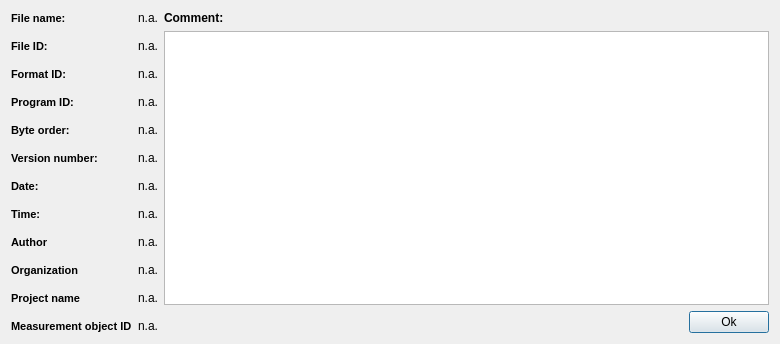
<?xml version="1.0" encoding="UTF-8"?>
<ui version="4.0">
 <class>MDFFileInfoDialog</class>
 <widget class="QDialog" name="MDFFileInfoDialog">
  <property name="geometry">
   <rect>
    <x>0</x>
    <y>0</y>
    <width>780</width>
    <height>330</height>
   </rect>
  </property>
  <property name="sizePolicy">
   <sizepolicy hsizetype="Preferred" vsizetype="Preferred">
    <horstretch>0</horstretch>
    <verstretch>0</verstretch>
   </sizepolicy>
  </property>
  <property name="windowTitle">
   <string>Dialog</string>
  </property>
  <layout class="QHBoxLayout" name="horizontalLayout_2">
   <item>
    <layout class="QFormLayout" name="formLayout">
     <property name="sizeConstraint">
      <enum>QLayout::SetDefaultConstraint</enum>
     </property>
     <property name="fieldGrowthPolicy">
      <enum>QFormLayout::AllNonFixedFieldsGrow</enum>
     </property>
     <property name="rowWrapPolicy">
      <enum>QFormLayout::DontWrapRows</enum>
     </property>
     <property name="formAlignment">
      <set>Qt::AlignLeading|Qt::AlignLeft|Qt::AlignVCenter</set>
     </property>
     <property name="horizontalSpacing">
      <number>6</number>
     </property>
     <property name="verticalSpacing">
      <number>14</number>
     </property>
     <item row="0" column="0">
      <widget class="QLabel" name="label">
       <property name="font">
        <font>
         <pointsize>8</pointsize>
         <weight>75</weight>
         <bold>true</bold>
        </font>
       </property>
       <property name="text">
        <string>File name:</string>
       </property>
      </widget>
     </item>
     <item row="0" column="1">
      <widget class="QLabel" name="label_14">
       <property name="text">
        <string>n.a.</string>
       </property>
      </widget>
     </item>
     <item row="1" column="0">
      <widget class="QLabel" name="label_2">
       <property name="font">
        <font>
         <pointsize>8</pointsize>
         <weight>75</weight>
         <bold>true</bold>
        </font>
       </property>
       <property name="text">
        <string>File ID:</string>
       </property>
      </widget>
     </item>
     <item row="1" column="1">
      <widget class="QLabel" name="label_15">
       <property name="text">
        <string>n.a.</string>
       </property>
      </widget>
     </item>
     <item row="2" column="0">
      <widget class="QLabel" name="label_3">
       <property name="font">
        <font>
         <pointsize>8</pointsize>
         <weight>75</weight>
         <bold>true</bold>
        </font>
       </property>
       <property name="text">
        <string>Format ID:</string>
       </property>
      </widget>
     </item>
     <item row="2" column="1">
      <widget class="QLabel" name="label_16">
       <property name="text">
        <string>n.a.</string>
       </property>
      </widget>
     </item>
     <item row="3" column="0">
      <widget class="QLabel" name="label_4">
       <property name="font">
        <font>
         <pointsize>8</pointsize>
         <weight>75</weight>
         <bold>true</bold>
        </font>
       </property>
       <property name="text">
        <string>Program ID:</string>
       </property>
      </widget>
     </item>
     <item row="3" column="1">
      <widget class="QLabel" name="label_17">
       <property name="text">
        <string>n.a.</string>
       </property>
      </widget>
     </item>
     <item row="4" column="0">
      <widget class="QLabel" name="label_5">
       <property name="font">
        <font>
         <pointsize>8</pointsize>
         <weight>75</weight>
         <bold>true</bold>
        </font>
       </property>
       <property name="text">
        <string>Byte order:</string>
       </property>
      </widget>
     </item>
     <item row="4" column="1">
      <widget class="QLabel" name="label_18">
       <property name="text">
        <string>n.a.</string>
       </property>
      </widget>
     </item>
     <item row="5" column="0">
      <widget class="QLabel" name="label_6">
       <property name="font">
        <font>
         <pointsize>8</pointsize>
         <weight>75</weight>
         <bold>true</bold>
        </font>
       </property>
       <property name="text">
        <string>Version number:</string>
       </property>
      </widget>
     </item>
     <item row="5" column="1">
      <widget class="QLabel" name="label_19">
       <property name="text">
        <string>n.a.</string>
       </property>
      </widget>
     </item>
     <item row="6" column="0">
      <widget class="QLabel" name="label_7">
       <property name="font">
        <font>
         <pointsize>8</pointsize>
         <weight>75</weight>
         <bold>true</bold>
        </font>
       </property>
       <property name="text">
        <string>Date:</string>
       </property>
      </widget>
     </item>
     <item row="6" column="1">
      <widget class="QLabel" name="label_20">
       <property name="text">
        <string>n.a.</string>
       </property>
      </widget>
     </item>
     <item row="7" column="0">
      <widget class="QLabel" name="label_8">
       <property name="font">
        <font>
         <pointsize>8</pointsize>
         <weight>75</weight>
         <bold>true</bold>
        </font>
       </property>
       <property name="text">
        <string>Time:</string>
       </property>
      </widget>
     </item>
     <item row="7" column="1">
      <widget class="QLabel" name="label_21">
       <property name="text">
        <string>n.a.</string>
       </property>
      </widget>
     </item>
     <item row="8" column="0">
      <widget class="QLabel" name="label_9">
       <property name="font">
        <font>
         <pointsize>8</pointsize>
         <weight>75</weight>
         <bold>true</bold>
        </font>
       </property>
       <property name="text">
        <string>Author</string>
       </property>
      </widget>
     </item>
     <item row="8" column="1">
      <widget class="QLabel" name="label_22">
       <property name="text">
        <string>n.a.</string>
       </property>
      </widget>
     </item>
     <item row="9" column="0">
      <widget class="QLabel" name="label_10">
       <property name="font">
        <font>
         <pointsize>8</pointsize>
         <weight>75</weight>
         <bold>true</bold>
        </font>
       </property>
       <property name="text">
        <string>Organization</string>
       </property>
      </widget>
     </item>
     <item row="9" column="1">
      <widget class="QLabel" name="label_23">
       <property name="text">
        <string>n.a.</string>
       </property>
      </widget>
     </item>
     <item row="10" column="0">
      <widget class="QLabel" name="label_11">
       <property name="font">
        <font>
         <pointsize>8</pointsize>
         <weight>75</weight>
         <bold>true</bold>
        </font>
       </property>
       <property name="text">
        <string>Project name</string>
       </property>
      </widget>
     </item>
     <item row="10" column="1">
      <widget class="QLabel" name="label_24">
       <property name="text">
        <string>n.a.</string>
       </property>
      </widget>
     </item>
     <item row="11" column="0">
      <widget class="QLabel" name="label_12">
       <property name="font">
        <font>
         <pointsize>8</pointsize>
         <weight>75</weight>
         <bold>true</bold>
        </font>
       </property>
       <property name="text">
        <string>Measurement object ID</string>
       </property>
      </widget>
     </item>
     <item row="11" column="1">
      <widget class="QLabel" name="label_25">
       <property name="text">
        <string>n.a.</string>
       </property>
      </widget>
     </item>
    </layout>
   </item>
   <item>
    <layout class="QVBoxLayout" name="verticalLayout">
     <item>
      <widget class="QLabel" name="label_13">
       <property name="font">
        <font>
         <weight>75</weight>
         <bold>true</bold>
        </font>
       </property>
       <property name="text">
        <string>Comment:</string>
       </property>
      </widget>
     </item>
     <item>
      <widget class="QPlainTextEdit" name="plainTextEdit">
       <property name="readOnly">
        <bool>true</bool>
       </property>
      </widget>
     </item>
     <item>
      <layout class="QHBoxLayout" name="horizontalLayout">
       <item>
        <spacer name="horizontalSpacer">
         <property name="orientation">
          <enum>Qt::Horizontal</enum>
         </property>
         <property name="sizeHint" stdset="0">
          <size>
           <width>40</width>
           <height>20</height>
          </size>
         </property>
        </spacer>
       </item>
       <item>
        <widget class="QPushButton" name="pushButton">
         <property name="text">
          <string>Ok</string>
         </property>
        </widget>
       </item>
      </layout>
     </item>
    </layout>
   </item>
  </layout>
 </widget>
 <resources/>
 <connections>
  <connection>
   <sender>pushButton</sender>
   <signal>clicked()</signal>
   <receiver>MDFFileInfoDialog</receiver>
   <slot>close()</slot>
   <hints>
    <hint type="sourcelabel">
     <x>736</x>
     <y>304</y>
    </hint>
    <hint type="destinationlabel">
     <x>642</x>
     <y>300</y>
    </hint>
   </hints>
  </connection>
 </connections>
</ui>
